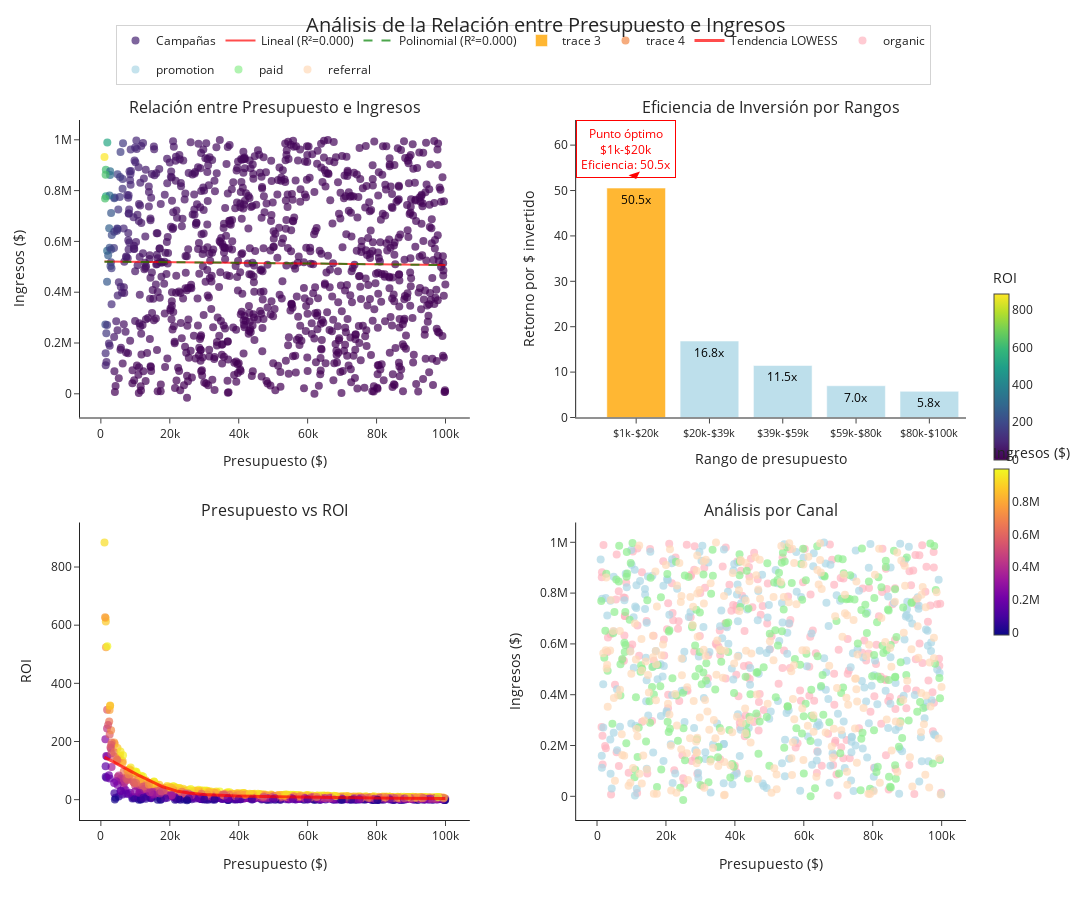

The code cell stored with this chart in its notebook:
### Code cell
from statsmodels.nonparametric.smoothers_lowess import lowess

# Analyze the relationship between budget and revenue/ROI

# Calculate correlations
correlations = {
    'Budget vs Revenue': df['budget'].corr(df['revenue']),
    'Budget vs ROI': df['budget'].corr(df['roi_numeric']),
    'Budget vs Net Profit': df['budget'].corr(df['net_profit']),
    'Budget vs Conversion Rate': df['budget'].corr(df['conversion_rate'])
}

# Create subplots for analysis with improved spacing
fig = make_subplots(
    rows=2, cols=2,
    subplot_titles=[
        'Relación entre Presupuesto e Ingresos',
        'Eficiencia de Inversión por Rangos',
        'Presupuesto vs ROI',
        'Análisis por Canal'
    ],
    horizontal_spacing=0.12,  # Increase horizontal spacing
    vertical_spacing=0.15     # Increase vertical spacing
)

# 1. Scatter plot with trend lines (Budget vs Revenue)
# Add linear trend
df_sorted = df.sort_values('budget')
x = df_sorted['budget']
y = df_sorted['revenue']

# Add linear trendline
model_lin = sm.OLS(y, sm.add_constant(x)).fit()
y_pred_lin = model_lin.predict(sm.add_constant(x))

# Add polynomial trendline (degree 2)
model_poly = sm.OLS(y, sm.add_constant(np.column_stack((x, x**2)))).fit()
y_pred_poly = model_poly.predict(sm.add_constant(np.column_stack((x, x**2))))

# Add data points with improved visibility
fig.add_trace(
    go.Scatter(
        x=df['budget'], 
        y=df['revenue'],
        mode='markers',
        marker=dict(
            color=df['roi_numeric'],
            colorscale='Viridis',
            colorbar=dict(
                title='ROI',
                thickness=15,
                len=0.3,
                y=0.8,
                yanchor='top',
                outlinewidth=1
            ),
            size=8,
            opacity=0.7
        ),
        name='Campañas',
        hovertemplate='Presupuesto: $%{x:,.2f}<br>Ingresos: $%{y:,.2f}<br>ROI: %{marker.color:.2f}<extra></extra>'
    ),
    row=1, col=1
)

# Add linear trendline
fig.add_trace(
    go.Scatter(
        x=x, 
        y=y_pred_lin,
        mode='lines',
        line=dict(color='rgba(255, 0, 0, 0.7)', width=2),
        name=f'Lineal (R²={model_lin.rsquared:.3f})'
    ),
    row=1, col=1
)

# Add polynomial trendline
fig.add_trace(
    go.Scatter(
        x=x, 
        y=y_pred_poly,
        mode='lines',
        line=dict(color='rgba(0, 128, 0, 0.7)', width=2, dash='dash'),
        name=f'Polinomial (R²={model_poly.rsquared:.3f})'
    ),
    row=1, col=1
)

# 2. Efficiency analysis by budget ranges - improved bar chart
budget_bins = pd.qcut(df['budget'], 5)
efficiency_by_bin = df.groupby(budget_bins).apply(
    lambda x: pd.Series({
        'avg_budget': x['budget'].mean(),
        'avg_revenue': x['revenue'].mean(),
        'roi': x['roi_numeric'].mean(),
        'efficiency': x['revenue'].sum() / x['budget'].sum(),
        'count': len(x)
    })
)

# Format range labels to be shorter and clearer
range_labels = [f'${b.left/1000:.0f}k-${b.right/1000:.0f}k' for b in efficiency_by_bin.index]

fig.add_trace(
    go.Bar(
        x=range_labels,
        y=efficiency_by_bin['efficiency'],
        marker_color='rgba(173, 216, 230, 0.8)',
        text=[f'{e:.1f}x' for e in efficiency_by_bin['efficiency']],
        textposition='auto',
        textfont=dict(size=12, color='black'),
        hovertemplate='<b>Rango:</b> %{x}<br><b>Retorno por $ invertido:</b> %{y:.2f}x<br><b>ROI medio:</b> %{text}<extra></extra>'
    ),
    row=1, col=2
)

# 3. Budget vs ROI - improved visualization
fig.add_trace(
    go.Scatter(
        x=df['budget'],
        y=df['roi_numeric'],
        mode='markers',
        marker=dict(
            color=df['revenue'],
            colorscale='Plasma',
            colorbar=dict(
                title='Ingresos ($)',
                thickness=15,
                len=0.3,
                y=0.25,
                yanchor='bottom',
                outlinewidth=1
            ),
            size=8,
            opacity=0.7
        ),
        hovertemplate='<b>Presupuesto:</b> $%{x:,.2f}<br><b>ROI:</b> %{y:.2f}<br><b>Ingresos:</b> $%{marker.color:,.2f}<extra></extra>'
    ),
    row=2, col=1
)

# Add locally weighted regression (LOWESS) to see trends
lowess_result = lowess(df['roi_numeric'], df['budget'], frac=0.3)

fig.add_trace(
    go.Scatter(
        x=lowess_result[:, 0],
        y=lowess_result[:, 1],
        mode='lines',
        line=dict(color='rgba(255, 0, 0, 0.7)', width=3),
        name='Tendencia LOWESS'
    ),
    row=2, col=1
)

# 4. Analysis by channel - improved colors and legend
for i, channel in enumerate(df['channel'].unique()):
    channel_data = df[df['channel'] == channel]
    
    fig.add_trace(
        go.Scatter(
            x=channel_data['budget'],
            y=channel_data['revenue'],
            mode='markers',
            marker=dict(
                color=pastel_colors[i % len(pastel_colors)],
                size=8
            ),
            name=channel,
            legendgroup=channel,
            hovertemplate=f'<b>Canal:</b> {channel}<br><b>Presupuesto:</b> $%{{x:,.2f}}<br><b>Ingresos:</b> $%{{y:,.2f}}<extra></extra>'
        ),
        row=2, col=2
    )

# Highlight the optimal investment range
optimal_range = efficiency_by_bin.iloc[efficiency_by_bin['efficiency'].argmax()]
optimal_index = efficiency_by_bin['efficiency'].argmax()
optimal_label = range_labels[optimal_index]

# Update layout with better overall appearance
fig.update_layout(
    height=900,  # Increase height
    width=1100,  # Increase width
    title={
        'text': 'Análisis de la Relación entre Presupuesto e Ingresos',
        'y': 0.98,
        'x': 0.5,
        'xanchor': 'center',
        'yanchor': 'top',
        'font': dict(size=20)
    },
    template='simple_white',
    legend=dict(
        orientation="h", 
        yanchor="bottom", 
        y=1.05, 
        xanchor="center", 
        x=0.5,
        font=dict(size=12),
        borderwidth=1,
        bordercolor="LightGrey"
    ),
    margin=dict(l=80, r=80, t=120, b=80)  # Add more margin
)

# Update axes with improved formatting
fig.update_xaxes(title_text='Presupuesto ($)', title_font=dict(size=14), tickfont=dict(size=12), row=1, col=1)
fig.update_yaxes(title_text='Ingresos ($)', title_font=dict(size=14), tickfont=dict(size=12), row=1, col=1)

fig.update_xaxes(title_text='Rango de presupuesto', title_font=dict(size=14), tickfont=dict(size=11), row=1, col=2)
fig.update_yaxes(title_text='Retorno por $ invertido', title_font=dict(size=14), tickfont=dict(size=12), row=1, col=2)

fig.update_xaxes(title_text='Presupuesto ($)', title_font=dict(size=14), tickfont=dict(size=12), row=2, col=1)
fig.update_yaxes(title_text='ROI', title_font=dict(size=14), tickfont=dict(size=12), row=2, col=1)

fig.update_xaxes(title_text='Presupuesto ($)', title_font=dict(size=14), tickfont=dict(size=12), row=2, col=2)
fig.update_yaxes(title_text='Ingresos ($)', title_font=dict(size=14), tickfont=dict(size=12), row=2, col=2)

# Highlight optimal investment range in the second chart
fig.update_traces(
    marker_color=['rgba(255, 165, 0, 0.8)' if i == optimal_index else 'rgba(173, 216, 230, 0.8)' for i in range(len(efficiency_by_bin))],
    selector=dict(type='bar')
)

# Add annotation for optimal range
fig.add_annotation(
    x=optimal_label,
    y=optimal_range['efficiency'] + 2,
    text=f"Punto óptimo<br>{optimal_label}<br>Eficiencia: {optimal_range['efficiency']:.1f}x",
    showarrow=True,
    arrowhead=1,
    arrowsize=1,
    arrowwidth=2,
    arrowcolor='red',
    font=dict(size=12, color='red'),
    bgcolor='rgba(255, 255, 255, 0.8)',
    bordercolor='red',
    borderwidth=1,
    borderpad=4,
    row=1, col=2
)

# Show the plot and summary analysis
fig.show()

# Print key findings
print(f"Correlaciones:")
for k, v in correlations.items():
    print(f"- {k}: {v:.3f}")

print("\nAnálisis de eficiencia por rango de presupuesto:")
for idx, row in efficiency_by_bin.iterrows():
    print(f"- Rango ${idx.left:.0f}-${idx.right:.0f}: Eficiencia: {row['efficiency']:.2f}x, ROI medio: {row['roi']:.2f}, Campañas: {row['count']}")

print(f"\nPunto óptimo de inversión: Rango ${optimal_data.name.left:.0f}-${optimal_data.name.right:.0f}")
print(f"- Presupuesto promedio: ${optimal_data['avg_budget']:.2f}")
print(f"- Retorno por $ invertido: {optimal_data['efficiency']:.2f}x")
print(f"- ROI promedio: {optimal_data['roi']:.2f}")

### Figure 1 — Plotly figure (JSON) as saved in the notebook; plotly's stock layout.template omitted (floating-point values rounded to 4 significant figures; data arrays with more than 128 entries replaced by an {"elided": "..."} marker saying what was removed)
{"data": [{"hovertemplate": "Presupuesto: $%{x:,.2f}<br>Ingresos: $%{y:,.2f}<br>ROI: %{marker.color:.2f}<extra></extra>", "marker": {"color": {"elided": "1010 float values"}, "colorbar": {"len": 0.3, "outlinewidth": 1, "thickness": 15, "title": {"text": "ROI"}, "y": 0.8, "yanchor": "top"}, "colorscale": [[0, "#440154"], [0.1111, "#482878"], [0.2222, "#3e4989"], [0.3333, "#31688e"], [0.4444, "#26828e"], [0.5556, "#1f9e89"], [0.6667, "#35b779"], [0.7778, "#6ece58"], [0.8889, "#b5de2b"], [1, "#fde725"]], "opacity": 0.7, "size": 8}, "mode": "markers", "name": "Campañas", "type": "scatter", "x": {"elided": "1010 float values"}, "xaxis": "x", "y": {"elided": "1010 float values"}, "yaxis": "y"}, {"line": {"color": "rgba(255, 0, 0, 0.7)", "width": 2}, "mode": "lines", "name": "Lineal (R²=0.000)", "type": "scatter", "x": {"elided": "1010 float values"}, "xaxis": "x", "y": {"elided": "1010 float values"}, "yaxis": "y"}, {"line": {"color": "rgba(0, 128, 0, 0.7)", "dash": "dash", "width": 2}, "mode": "lines", "name": "Polinomial (R²=0.000)", "type": "scatter", "x": {"elided": "1010 float values"}, "xaxis": "x", "y": {"elided": "1010 float values"}, "yaxis": "y"}, {"hovertemplate": "<b>Rango:</b> %{x}<br><b>Retorno por $ invertido:</b> %{y:.2f}x<br><b>ROI medio:</b> %{text}<extra></extra>", "marker": {"color": ["rgba(255, 165, 0, 0.8)", "rgba(173, 216, 230, 0.8)", "rgba(173, 216, 230, 0.8)", "rgba(173, 216, 230, 0.8)", "rgba(173, 216, 230, 0.8)"]}, "text": ["50.5x", "16.8x", "11.5x", "7.0x", "5.8x"], "textfont": {"color": "black", "size": 12}, "textposition": "auto", "type": "bar", "x": ["$1k-$20k", "$20k-$39k", "$39k-$59k", "$59k-$80k", "$80k-$100k"], "xaxis": "x2", "y": [50.54, 16.84, 11.46, 6.993, 5.764], "yaxis": "y2"}, {"hovertemplate": "<b>Presupuesto:</b> $%{x:,.2f}<br><b>ROI:</b> %{y:.2f}<br><b>Ingresos:</b> $%{marker.color:,.2f}<extra></extra>", "marker": {"color": {"elided": "1010 float values"}, "colorbar": {"len": 0.3, "outlinewidth": 1, "thickness": 15, "title": {"text": "Ingresos ($)"}, "y": 0.25, "yanchor": "bottom"}, "colorscale": [[0, "#0d0887"], [0.1111, "#46039f"], [0.2222, "#7201a8"], [0.3333, "#9c179e"], [0.4444, "#bd3786"], [0.5556, "#d8576b"], [0.6667, "#ed7953"], [0.7778, "#fb9f3a"], [0.8889, "#fdca26"], [1, "#f0f921"]], "opacity": 0.7, "size": 8}, "mode": "markers", "type": "scatter", "x": {"elided": "1010 float values"}, "xaxis": "x3", "y": {"elided": "1010 float values"}, "yaxis": "y3"}, {"line": {"color": "rgba(255, 0, 0, 0.7)", "width": 3}, "mode": "lines", "name": "Tendencia LOWESS", "type": "scatter", "x": {"elided": "1010 float values"}, "xaxis": "x3", "y": {"elided": "1010 float values"}, "yaxis": "y3"}, {"hovertemplate": "<b>Canal:</b> organic<br><b>Presupuesto:</b> $%{x:,.2f}<br><b>Ingresos:</b> $%{y:,.2f}<extra></extra>", "legendgroup": "organic", "marker": {"color": "rgba(255, 182, 193, 0.7)", "size": 8}, "mode": "markers", "name": "organic", "type": "scatter", "x": {"elided": "242 float values"}, "xaxis": "x4", "y": {"elided": "242 float values"}, "yaxis": "y4"}, {"hovertemplate": "<b>Canal:</b> promotion<br><b>Presupuesto:</b> $%{x:,.2f}<br><b>Ingresos:</b> $%{y:,.2f}<extra></extra>", "legendgroup": "promotion", "marker": {"color": "rgba(173, 216, 230, 0.7)", "size": 8}, "mode": "markers", "name": "promotion", "type": "scatter", "x": {"elided": "273 float values"}, "xaxis": "x4", "y": {"elided": "273 float values"}, "yaxis": "y4"}, {"hovertemplate": "<b>Canal:</b> paid<br><b>Presupuesto:</b> $%{x:,.2f}<br><b>Ingresos:</b> $%{y:,.2f}<extra></extra>", "legendgroup": "paid", "marker": {"color": "rgba(144, 238, 144, 0.7)", "size": 8}, "mode": "markers", "name": "paid", "type": "scatter", "x": {"elided": "242 float values"}, "xaxis": "x4", "y": {"elided": "242 float values"}, "yaxis": "y4"}, {"hovertemplate": "<b>Canal:</b> referral<br><b>Presupuesto:</b> $%{x:,.2f}<br><b>Ingresos:</b> $%{y:,.2f}<extra></extra>", "legendgroup": "referral", "marker": {"color": "rgba(255, 218, 185, 0.7)", "size": 8}, "mode": "markers", "name": "referral", "type": "scatter", "x": {"elided": "253 float values"}, "xaxis": "x4", "y": {"elided": "253 float values"}, "yaxis": "y4"}], "layout": {"annotations": [{"font": {"size": 16}, "showarrow": false, "text": "Relación entre Presupuesto e Ingresos", "x": 0.22, "xanchor": "center", "xref": "paper", "y": 1, "yanchor": "bottom", "yref": "paper"}, {"font": {"size": 16}, "showarrow": false, "text": "Eficiencia de Inversión por Rangos", "x": 0.78, "xanchor": "center", "xref": "paper", "y": 1, "yanchor": "bottom", "yref": "paper"}, {"font": {"size": 16}, "showarrow": false, "text": "Presupuesto vs ROI", "x": 0.22, "xanchor": "center", "xref": "paper", "y": 0.425, "yanchor": "bottom", "yref": "paper"}, {"font": {"size": 16}, "showarrow": false, "text": "Análisis por Canal", "x": 0.78, "xanchor": "center", "xref": "paper", "y": 0.425, "yanchor": "bottom", "yref": "paper"}, {"arrowcolor": "red", "arrowhead": 1, "arrowsize": 1, "arrowwidth": 2, "bgcolor": "rgba(255, 255, 255, 0.8)", "bordercolor": "red", "borderpad": 4, "borderwidth": 1, "font": {"color": "red", "size": 12}, "showarrow": true, "text": "Punto óptimo<br>$1k-$20k<br>Eficiencia: 50.5x", "x": "$1k-$20k", "xref": "x2", "y": 52.54, "yref": "y2"}], "height": 900, "legend": {"bordercolor": "LightGrey", "borderwidth": 1, "font": {"size": 12}, "orientation": "h", "x": 0.5, "xanchor": "center", "y": 1.05, "yanchor": "bottom"}, "margin": {"b": 80, "l": 80, "r": 80, "t": 120}, "title": {"font": {"size": 20}, "text": "Análisis de la Relación entre Presupuesto e Ingresos", "x": 0.5, "xanchor": "center", "y": 0.98, "yanchor": "top"}, "width": 1100, "xaxis": {"anchor": "y", "domain": [0, 0.44], "tickfont": {"size": 12}, "title": {"font": {"size": 14}, "text": "Presupuesto ($)"}}, "xaxis2": {"anchor": "y2", "domain": [0.56, 1], "tickfont": {"size": 11}, "title": {"font": {"size": 14}, "text": "Rango de presupuesto"}}, "xaxis3": {"anchor": "y3", "domain": [0, 0.44], "tickfont": {"size": 12}, "title": {"font": {"size": 14}, "text": "Presupuesto ($)"}}, "xaxis4": {"anchor": "y4", "domain": [0.56, 1], "tickfont": {"size": 12}, "title": {"font": {"size": 14}, "text": "Presupuesto ($)"}}, "yaxis": {"anchor": "x", "domain": [0.575, 1], "tickfont": {"size": 12}, "title": {"font": {"size": 14}, "text": "Ingresos ($)"}}, "yaxis2": {"anchor": "x2", "domain": [0.575, 1], "tickfont": {"size": 12}, "title": {"font": {"size": 14}, "text": "Retorno por $ invertido"}}, "yaxis3": {"anchor": "x3", "domain": [0, 0.425], "tickfont": {"size": 12}, "title": {"font": {"size": 14}, "text": "ROI"}}, "yaxis4": {"anchor": "x4", "domain": [0, 0.425], "tickfont": {"size": 12}, "title": {"font": {"size": 14}, "text": "Ingresos ($)"}}}}
